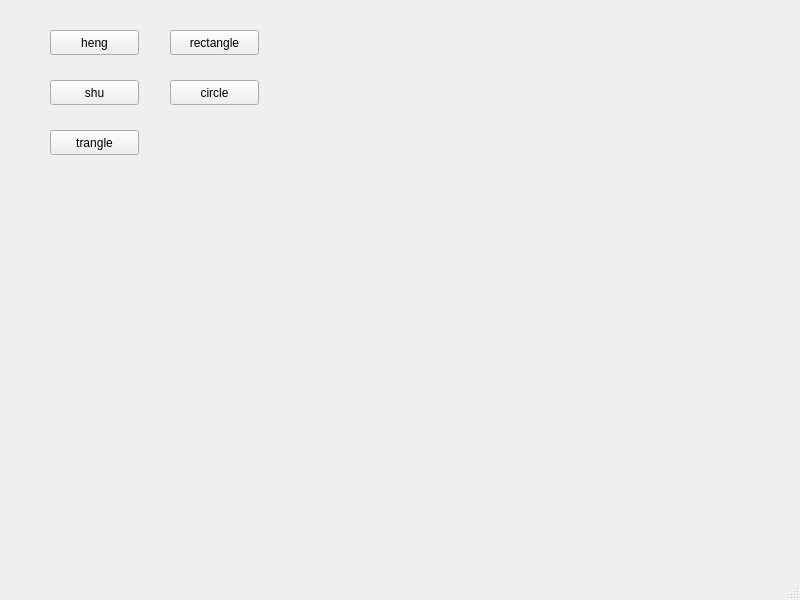
<?xml version="1.0" encoding="UTF-8"?>
<ui version="4.0">
 <class>MainWindow</class>
 <widget class="QMainWindow" name="MainWindow">
  <property name="geometry">
   <rect>
    <x>0</x>
    <y>0</y>
    <width>800</width>
    <height>600</height>
   </rect>
  </property>
  <property name="windowTitle">
   <string>MainWindow</string>
  </property>
  <widget class="QWidget" name="centralwidget">
   <widget class="QPushButton" name="pushButtonhengline">
    <property name="geometry">
     <rect>
      <x>50</x>
      <y>30</y>
      <width>89</width>
      <height>25</height>
     </rect>
    </property>
    <property name="text">
     <string>heng</string>
    </property>
   </widget>
   <widget class="QPushButton" name="pushButton_shuline">
    <property name="geometry">
     <rect>
      <x>50</x>
      <y>80</y>
      <width>89</width>
      <height>25</height>
     </rect>
    </property>
    <property name="text">
     <string>shu</string>
    </property>
   </widget>
   <widget class="QPushButton" name="pushButton_trangle">
    <property name="geometry">
     <rect>
      <x>50</x>
      <y>130</y>
      <width>89</width>
      <height>25</height>
     </rect>
    </property>
    <property name="text">
     <string>trangle</string>
    </property>
   </widget>
   <widget class="QPushButton" name="pushButton_rectangle">
    <property name="geometry">
     <rect>
      <x>170</x>
      <y>30</y>
      <width>89</width>
      <height>25</height>
     </rect>
    </property>
    <property name="text">
     <string>rectangle</string>
    </property>
   </widget>
   <widget class="QPushButton" name="pushButton_circle">
    <property name="geometry">
     <rect>
      <x>170</x>
      <y>80</y>
      <width>89</width>
      <height>25</height>
     </rect>
    </property>
    <property name="text">
     <string>circle</string>
    </property>
   </widget>
  </widget>
  <widget class="QMenuBar" name="menubar">
   <property name="geometry">
    <rect>
     <x>0</x>
     <y>0</y>
     <width>800</width>
     <height>22</height>
    </rect>
   </property>
  </widget>
  <widget class="QStatusBar" name="statusbar"/>
 </widget>
 <resources/>
 <connections/>
</ui>
